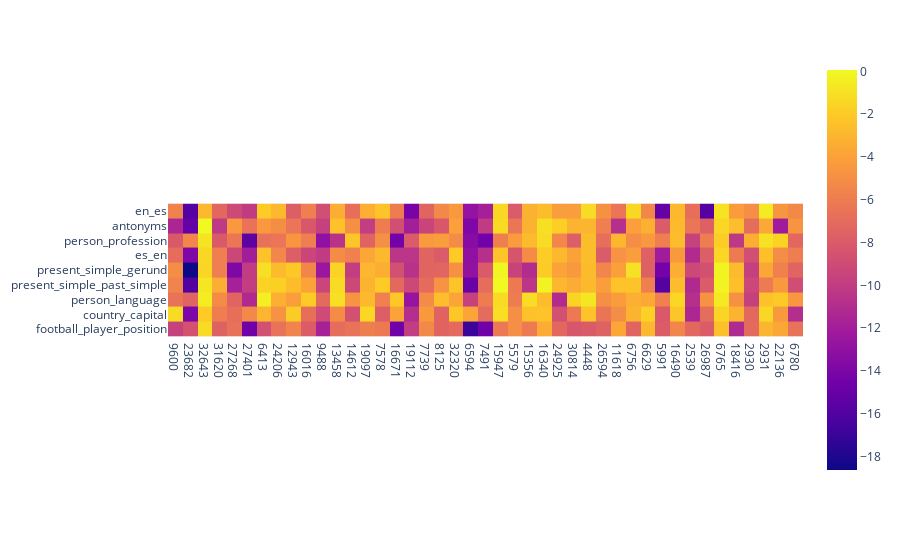

The cell this chart's notebook holds for it:
### Code cell
import plotly.express as px
import pandas as pd
import numpy as np

for task_name, losses in task_losses.items():
    base_loss = losses[1]
    losses = losses[0]

    task_losses[task_name][0] = [(base_loss - loss) for loss in losses]


df = pd.DataFrame([
    {"task": task_name, "feature": feature, "loss": loss}
    for task_name, losses in task_losses.items()
    for feature, loss in zip(features, losses[0])
])



heatmap = np.zeros((len(task_names), len(features)))

for i, task_name in enumerate(task_names):
    for j, feature in enumerate(features):
        heatmap[i, j] = task_losses[task_name][0][j]

fig = px.imshow(heatmap, x=[str(x) for x in features], y=task_names)

fig.show()

### Figure 1 — Plotly figure (JSON) as saved in the notebook; plotly's stock layout.template omitted (floating-point values rounded to 4 significant figures; data arrays with more than 128 entries replaced by an {"elided": "..."} marker saying what was removed)
{"data": [{"coloraxis": "coloraxis", "hovertemplate": "x: %{x}<br>y: %{y}<br>color: %{z}<extra></extra>", "name": "0", "type": "heatmap", "x": ["9600", "23682", "32643", "31620", "27268", "27401", "6413", "24206", "12943", "16016", "9488", "13458", "14612", "19097", "7578", "16671", "19112", "7739", "8125", "32320", "6594", "7491", "15947", "5579", "15356", "16340", "24925", "30814", "4448", "26594", "11618", "6756", "6629", "5991", "16490", "2539", "26987", "6765", "18416", "2930", "2931", "22136", "6780"], "xaxis": "x", "y": ["en_es", "antonyms", "person_profession", "es_en", "present_simple_gerund", "present_simple_past_simple", "person_profession", "person_language", "country_capital", "football_player_position"], "yaxis": "y", "z": {"elided": "10x43 float values"}}], "layout": {"coloraxis": {"colorscale": [[0, "#0d0887"], [0.1111, "#46039f"], [0.2222, "#7201a8"], [0.3333, "#9c179e"], [0.4444, "#bd3786"], [0.5556, "#d8576b"], [0.6667, "#ed7953"], [0.7778, "#fb9f3a"], [0.8889, "#fdca26"], [1, "#f0f921"]]}, "margin": {"t": 60}, "xaxis": {"anchor": "y", "constrain": "domain", "domain": [0, 1], "scaleanchor": "y"}, "yaxis": {"anchor": "x", "autorange": "reversed", "constrain": "domain", "domain": [0, 1]}}}
